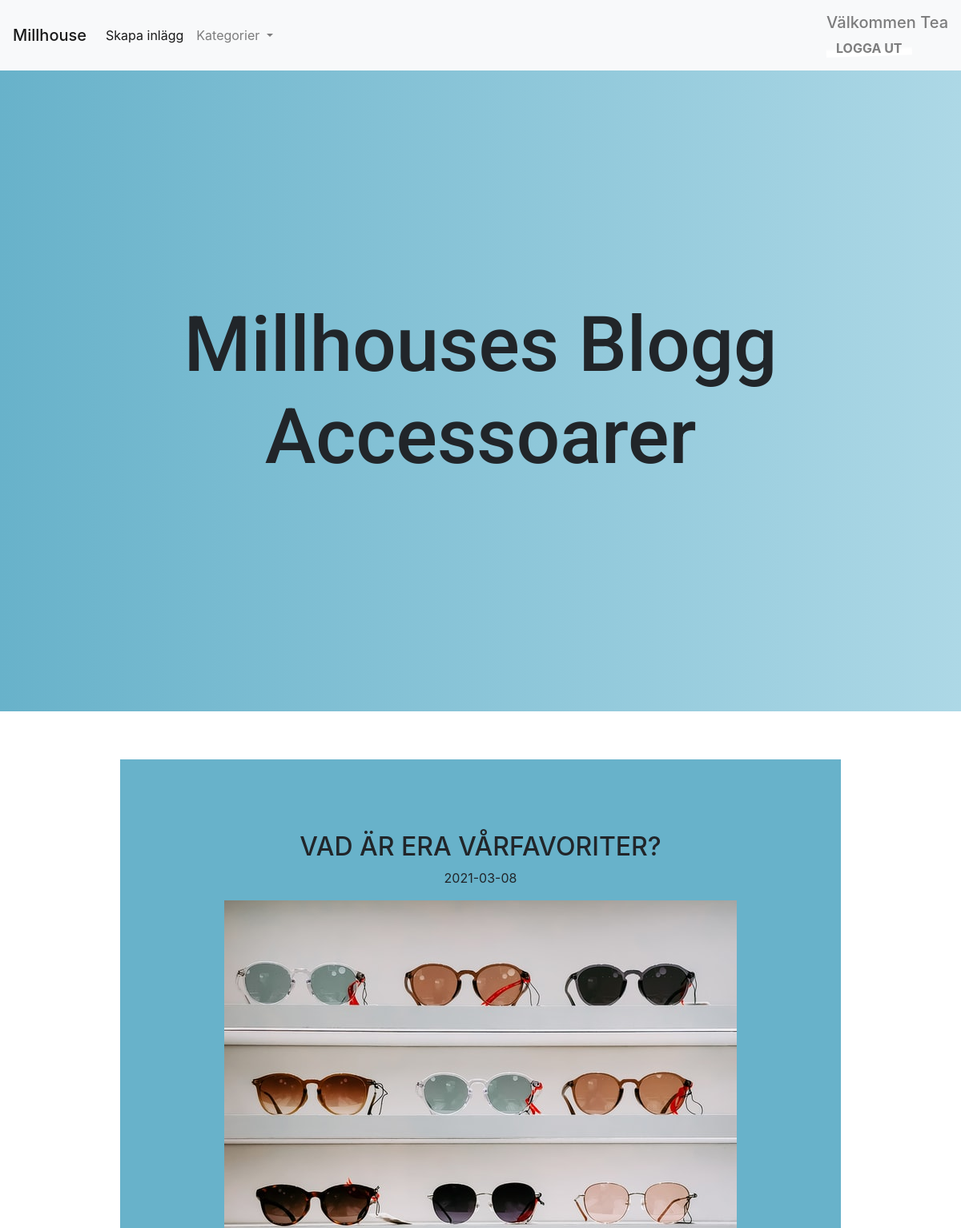
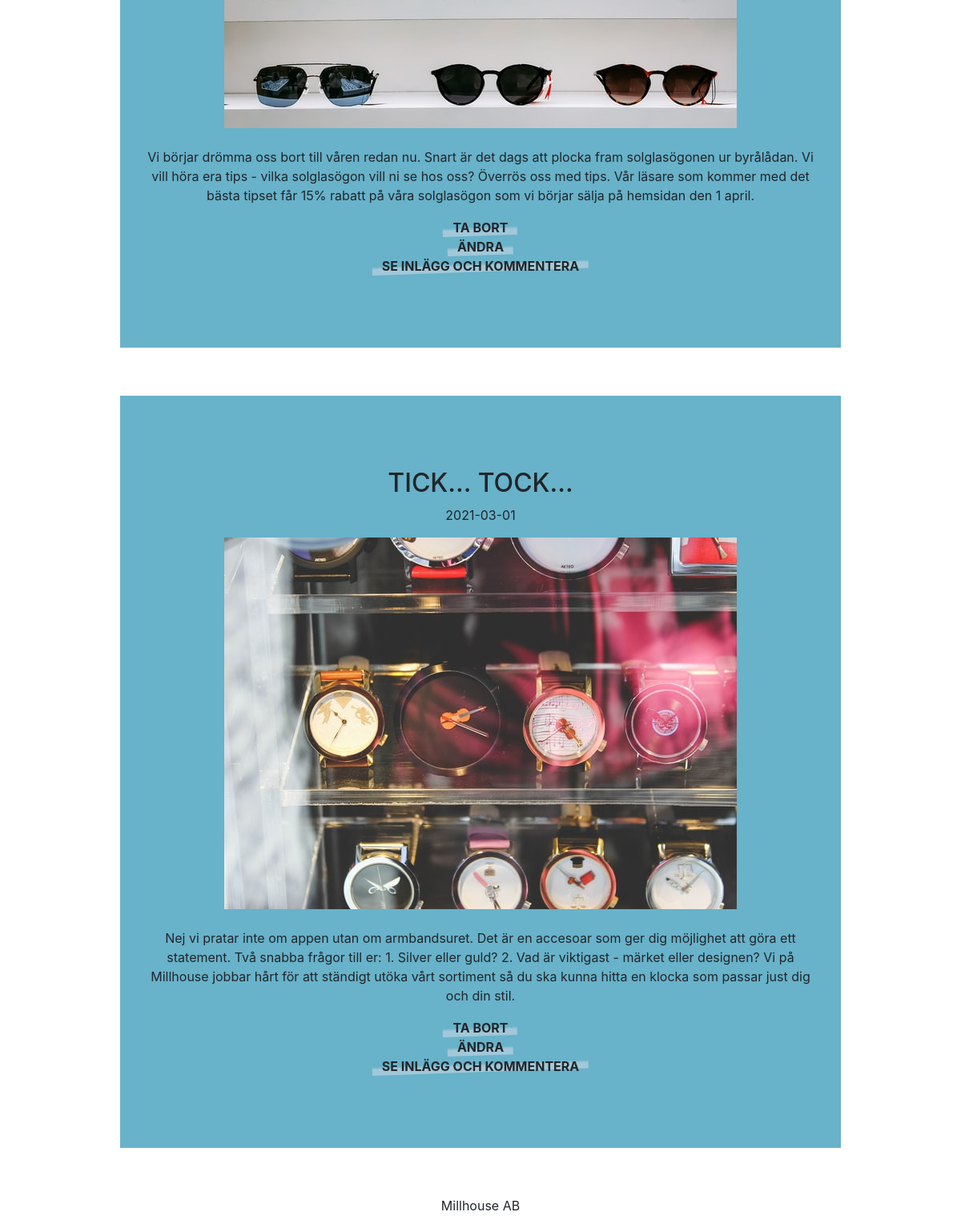
The app's page /accessories.php (signed in) with its own data (2 pictures, top to bottom).
### tables this page shows
CREATE TABLE Entries(
Id INT PRIMARY KEY NOT NULL AUTO_INCREMENT,
Title VARCHAR(30) NOT NULL,
Entry VARCHAR(500) NOT NULL,
EntryDate DATE NOT NULL,
CategoryId INT NOT NULL,
Image VARCHAR(100), 
UsersId INT NOT NULL,
CONSTRAINT FK_Users FOREIGN KEY(UsersId) REFERENCES Users(Id),
CONSTRAINT FK_Category FOREIGN KEY(CategoryId) REFERENCES Categories(Id)
);

### accessories.php (the view, shortened to what this page needs)
<!DOCTYPE html>
<html lang="en">
<head>
    <link rel="stylesheet" href="css/style.css" type="text/css">
    <link rel="stylesheet" href="https://maxcdn.bootstrapcdn.com/bootstrap/4.0.0/css/bootstrap.min.css">
</head>
<body>
<nav class="navbar navbar-expand-lg navbar-light bg-light">
  <a class="navbar-brand company-name" href="index.php">Millhouse</a>
  <div class="collapse navbar-collapse" id="navbarSupportedContent">
    <ul class="navbar-nav mr-auto">
      <li class="nav-item active">
      <?php
    if(isset($_SESSION['role'])){
       echo '<a class="nav-link" href="entries.php">Skapa inlägg <span class="sr-only">(current)</span></a>';
      }
      ?>
      </li>
      <li class="nav-item dropdown">
        <a class="nav-link dropdown-toggle" href="#" id="navbarDropdown" role="button" data-toggle="dropdown" aria-haspopup="true" aria-expanded="false">
          Kategorier
        </a>
      </li>
    </ul>
    <span class="navbar-text">
<?php
if(isset($_SESSION['username']) && isset($_SESSION['password']) ) {
echo "<h5>Välkommen " . $_SESSION['username'] . "</h5>";
echo '<a href="logout.php" class="r-link link text-underlined" id="logout-link">Logga ut</a>';
} else {
  header("location:login.php");
}
?>
    </span>
  </div>
</nav>
<div class="site">
	<div class="hero">
		<h1 class="h1hero">Millhouses Blogg</br>Accessoarer</h1>
	</div>
  <?php
include 'includes/database_connection.php';
$stm = $pdo->query("SELECT Title, Entry, EntryDate, CategoryId, Id, Image FROM Entries ORDER BY EntryDate DESC");
while($row = $stm->fetch()):
    if($row['CategoryId'] == 2){
    ?>
  <section class="section">
  <h2><?=$row['Title']?></h2>
  <p> <?=$row['EntryDate']?></p>
  <img src="<?=$row['Image']?>" alt="EntriesImage"><br></br>
		<p> <?=$row['Entry']?></p>
    <?php
if(isset($_SESSION['role'])){
   echo "<a href='delete.php?id=".$row['Id']."' class='r-link link text-underlined'>Ta bort</a></br>";
   echo "<a href='modify.php?id=".$row['Id']."' class='r-link link text-underlined'>Ändra</a></br>";
}
echo "<a class='entry_button r-link link text-underlined' href='comments.php?id=".$row['Id']."'>Se inlägg och kommentera</a>";
?>
	</section>
  <?php } endwhile;
        ?>
	<footer>
		<p>Millhouse AB</p>
	</footer>
</div>
</body>
</html>

### css/style.css (style rules this page uses)
.company-name { font-weight: 500; }
.hero { display: grid; justify-content: center; align-items: center; min-height: 100vh; background: #ADD8E6; background: -webkit-linear-gradient(right, #ADD8E6, #68b2ca); background: -moz-linear-gradient(right, #ADD8E6, #68b2ca); background: -o-linear-gradient(right, #ADD8E6, #68b2ca); background: linear-gradient(to left, #ADD8E6, #68b2ca); font-family: "Roboto", sans-serif; -webkit-font-smoothing: antialiased; -moz-osx-font-smoothing: grayscale; }
.h1hero { font-size: 6em; margin: 0 90px; text-align: center; }
.section { max-width: 900px; margin: 60px auto; padding: 90px 30px; background-color: #68b2ca; text-align: center; }
footer { text-align: center; }
.r-link { display: var(--rLinkDisplay, inline-flex) !important; }
.r-link[href] { color: var(--rLinkColor) !important; text-decoration: var(--rLinkTextDecoration, none) !important; }
.text-underlined { --uiTextUnderlinedLineHeight: var(--textUnderlinedLineHeight, 2px); --uiTextUnderlinedLineGap: var(--textUnderlinedLineGap, .5rem); --uiTextUnderlinedPaddingBottom: calc(var(--uiTextUnderlinedLineHeight) + var(--uiTextUnderlinedLineGap)); padding-bottom: var(--uiTextUnderlinedPaddingBottom) !important; position: var(--textUnderlinedPosition, relative) !important; z-index: var(--textUnderlinedZindex, 1) !important; }
.text-underlined::after { content: ""; width: var(--textUnderlinedLineWidht, 100%) !important; height: var(--uiTextUnderlinedLineHeight) !important; background-image: var(--textUnderlinedBackgroundImage, linear-gradient(to top, var(--textUnderlinedLineColor, currentColor) 30%, rgba(0, 0, 0, 0) 45%)) !important; position: absolute; left: var(--textUnderlinedLineLeft, 0) !important; bottom: var(--textUnderlinedLineBottom, 0) !important; z-index: var(--textUnderlinedLineZindex, -1) !important; }
.link { --textUnderlinedLineHeight: 100%; --textUnderlinedLineGap: 0; --textUnderlinedLineColor: rgba(164, 201, 218, 0.952); padding-left: .75rem; padding-right: .75rem; }
#logout-link { --textUnderlinedLineColor: white; }
.link::after { will-change: width; transition: width .1s ease-out; transform: rotate(-2deg); transform-origin: left bottom; }
.link { font-weight: 700; text-transform: uppercase; }

### records on screen
entries: Title "VAD ÄR ERA VÅRFAVORITER?", EntryDate "2021-03-08", Image (picture), Entry "Vi börjar drömma oss bort till våren redan nu. Snart är det dags att plocka fram solglasögonen ur byrålådan. Vi vill höra era tips - vilka solglasögon vill ni se hos oss? Överrös oss med tips. Vår läsare som kommer med det bästa tipset får 15% rabatt på våra solglasögon som vi börjar sälja på hemsidan den 1 april."
entries: Title "TICK... TOCK...", EntryDate "2021-03-01", Image (picture), Entry "Nej vi pratar inte om appen utan om armbandsuret. Det är en accesoar som ger dig möjlighet att göra ett statement. Två snabba frågor till er: 1. Silver eller guld? 2. Vad är viktigast - märket eller designen? Vi på Millhouse jobbar hårt för att ständigt utöka vårt sortiment så du ska kunna hitta en klocka som passar just dig och din stil."

### other values on screen
$_SESSION['username'] "Tea"
